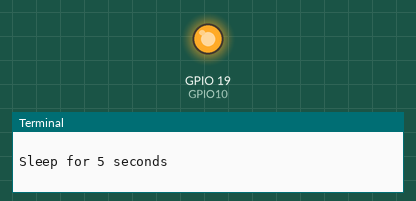
Simulated run of this program. Board: Raspberry Pi (BCM pin numbers). On the bench: output pins drawn as LEDs (lit = HIGH), the last lines printed to the terminal. Pins used as bus, display or sensor lines are not drawn. At 5.0 s the program stops and its outputs stay as they are.

Above: at 0.1 s.
At 5.1 s:
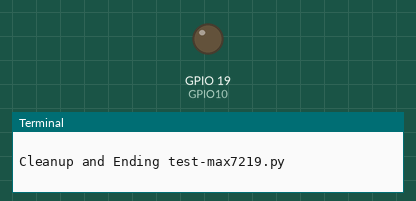
Timing chart, 0 to 6.5 s (numbered marks = the images above):
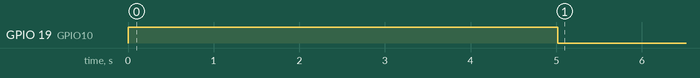

Measured:
- by itself, GPIO 19 (GPIO10): LOW → HIGH at 0.00 s, → LOW 5.0 s later

The program:

test-max7219.py
```python
import RPi.GPIO as GPIO
import time

"""

Output in terminal window should be:

Starting test-max7219.py
Setting the RPi's GPIO pins
19, 23, 12, and 24 to be output pins

Setting the RPi's GPIO pins 24 CS (Chip Select)
LOW then HIGH

Setting the RPi's GPIO pins 12 SCLK (Clock)
LOW then HIGH

Preparing to send Max7219 the command data to set LED display
intensity to max: 0b101000001111
That is, Max7219: initiate a transfer of command
data by lowering and raising the SCLK pin

Max7219 was told to set LED display intensity:
GPIO.output(GPIO10, 0b101000001111)

Preparing to send Max7219 the command data to resume normal
operation: 0b001100000001
That is, Max7219: initiate a transfer of command
data by lowering and raising the SCLK pin

Max7219 was told to resume normal operation:
GPIO.output(GPIO10, 0b001100000001)

Preparing to send Max7219 the command data to perform
a display test: 0b1111000000
That is, Max7219: initiate a transfer of command
data by lowering and raising the SCLK pin

Max7219 was told to light all the dots, which is the
display test: GPIO.output(GPIO1, 0b111100000000)

Sleep for 5 seconds

Cleanup and Ending test-max7219.py
"""

#   define GPIO pin mappings
GPIO10 = 19   # pin 19 aka SPI pin MOSI
GPIO11 = 23   # pin 23 aka SPI Pin SCLK
SCLK = 23
CLK = 12      # pin 12 aka CLK
CS = 24       # pin 24 aka CS (Chip Select GPIO8)
LOW = 0x00
HIGH = 0xff

#   First, set the mode to address GPIOs via their GPIO number using
#   the following command
GPIO.setmode(GPIO.BCM)

#   Next, pins 19, 23, 12, and 24 will be set to be output pins
print("\nStarting test-max7219.py\nSetting the RPi's GPIO pins ")
print("19, 23, and 24 to be output pins\n")
GPIO.setup(GPIO10, GPIO.OUT)
GPIO.setup(GPIO11, GPIO.OUT)
GPIO.setup(CS, GPIO.OUT)
GPIO.setup(SCLK, GPIO.OUT)

#   The Decode Mode is set to no decode by default

#   To start programming Max7219, set CS LOW then HIGH and SCLK LOW then HIGH
print("Setting the RPi's GPIO pins 24 CS (Chip Select) " )
print("LOW then HIGH\n")
GPIO.output(CS, LOW)
GPIO.output(CS, HIGH)

#   drive CLOCK LOW then HIGH
print("Setting the RPi's GPIO pins 23 SCLK (SPI Clock) ")
print("LOW then HIGH\n")
GPIO.output(SCLK, LOW)
GPIO.output(SCLK, HIGH)

# now set CS to 0 for the rest of the script
GPIO.output(CS, 0)

#   Display intensity is address 0x0a / 0b1010 (command portion) and
#   portion 0x0f
#                     1234         4-bits command hex A = binary 1010
#                         12345678 8-bits data
GPIO.output(GPIO10, 0b101000001111)
print("Preparing to send Max7219 the command data to set LED display ")
print("intensity to max: 0b101000001111")
print("That is, Max7219: initiate a transfer of command ")
print("data by lowering and raising the SCLK pin\n")

#   Perform the data load into the register on Clock's rising edge
GPIO.output(GPIO11, LOW)
GPIO.output(GPIO11, HIGH)

print("Max7219 was told to set LED display intensity: ")
print("GPIO.output(GPIO10, 0b101000001111)\n")

#   Scan Limit Register set number of digits displayed We have 5-column LEDs
#   so set Command 0x0b and Data 0x05


#                     1234         4-bits command hex B = binary 1011
#                         12345678 8-bits data (not used by chip)
GPIO.output(GPIO10, 0b101100000101)
print("Preparing to send Max7219 the command data to limit ")
print("the display to 5 columns of dots: 0b1011000101")
print("That is, Max7219: initiate a transfer of command ")
print("data by lowering and raising the SCLK pin\n")

#   Data is loaded into the register on Clock's rising edge
GPIO.output(GPIO11, LOW)
GPIO.output(GPIO11, HIGH)

print("Max7219 was told to limit the scan to 5 digits of columns, which is the ")
print("Scan limit register: GPIO.output(GPIO1, 0b101100000101)\n")


#   From page 7 of datasheet, at initial power up of Max7219 enters
#   Shutdown mode. Table 3, Shutdown Register
#   The command to resume Normal Operation
#                     1234         4-bits command hex C = binary 1100
#                         12345678 8-bits data
GPIO.output(GPIO10, 0b001100000001)
print("Preparing to send Max7219 the command data to resume normal ")
print("operation: 0b001100000001")
print("That is, Max7219: initiate a transfer of command ")
print("data by lowering and raising the SCLK pin\n")

#   Perform the data load into the register on Clock's rising edge
GPIO.output(GPIO11, LOW)
GPIO.output(GPIO11, HIGH)

print("Max7219 was told to resume normal operation: ")
print("GPIO.output(GPIO10, 0b001100000001)\n")


#   From page 7, Table . Display Test Register
#   The command to test the LED by lighting all dots
#                     1234         4-bits command hex F = binary 1111
#                         12345678 8-bits data
GPIO.output(GPIO10, 0b111100000001)
print("Preparing to send Max7219 the command data to perform ")
print("a display test: 0b1111000001")
print("That is, Max7219: initiate a transfer of command ")
print("data by lowering and raising the SCLK pin\n")

#   Data is loaded into the register on Clock's rising edge
GPIO.output(GPIO11, LOW)
GPIO.output(GPIO11, HIGH)

print("Max7219 was told to light all the dots, which is the ")
print("display test: GPIO.output(GPIO1, 0b111100000000)\n")

print("Sleep for 5 seconds\n")
#   The command to wait for 5 seconds
time.sleep(5)

#   The command to cleanup all the GPIO pins as expected by the chip
GPIO.cleanup()
print("Cleanup and Ending test-max7219.py\n")
```
